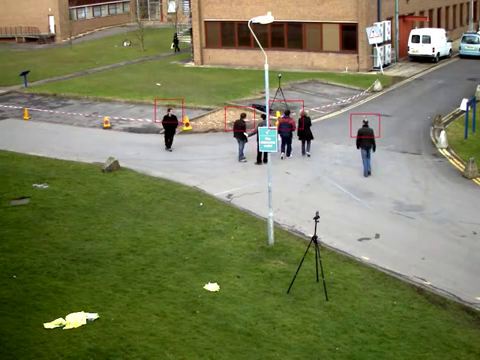
//> input picture frame 79 of Homework/Khachik/OpenCv/detect/traffic.avi, 480 x 360 px
$ ./main   (built with g++ and OpenCV 4)
//> lines starting //> are read from the running program, lines starting //| are printed output that depends on the picture
#include "opencv2/highgui.hpp"
#include "opencv2/imgproc.hpp"
#include "opencv2/objdetect/objdetect.hpp"
#include "opencv2/video/tracking.hpp"
#include <vector>
#include <stdio.h>
#include <iostream>
#include <time.h>
#include <ctime>

using namespace cv;
using namespace std;

int main(int argc, const char** argv)
{
    VideoCapture cap("traffic.avi");
    // prepare video output
    VideoWriter outputVideo;
    outputVideo.open("video4.wmv", CV_FOURCC('W', 'M', 'V', '2'), cap.get(CV_CAP_PROP_FPS), Size(640, 480), true);
    // prepare cascadeClassifier
    CascadeClassifier detectorBody;
    CascadeClassifier detectorUpper;
    // !! Put your cascade or opencv cascede into project folder !!
    string cascadeName1 = "cascadG.xml";
    string cascadeName2 = "cascadG.xml";
    // Load cascade into CascadeClassifier
    bool loaded1 = detectorBody.load(cascadeName1);
    bool loaded3 = detectorUpper.load(cascadeName2);
    // Basic video input loop
    for (;;)
    {
        bool Is = cap.grab();
//> Is = true
        if (Is == false) {

            cout << "Video Capture Fail" << endl;
            break;
        }
        else {
            // Just for measure time
            const clock_t begin_time = clock();
            // Store results in these 2 vectors
            vector<Rect> human;
            vector<Rect> upperBody;
            // prepare 2 Mat container
            Mat img;
            Mat original;
            // capture frame from video file
            cap.retrieve(img, CV_CAP_OPENNI_BGR_IMAGE);
            // Resize image if you want with same size as your VideoWriter
            resize(img, img, Size(640, 480));
            // Store original colored image
            img.copyTo(original);
            // color to gray image
            cvtColor(img, img, CV_BGR2GRAY);
            // detect people, more remarks in performace section
            detectorBody.detectMultiScale(img, human, 1.1, 2, 0 | 1, Size(40,70), Size(80, 300));
            detectorUpper.detectMultiScale(img, upperBody, 1.1, 2, 0 | 1, Size(40, 70), Size(80, 300));
            // Draw results from detectorBody into original colored image
            if (human.size() > 0) {
                for (int gg = 0; gg < human.size(); gg++) {

                    rectangle(original, human[gg].tl(), human[gg].br(), Scalar(255,0,0), 2, 8, 0);

                }
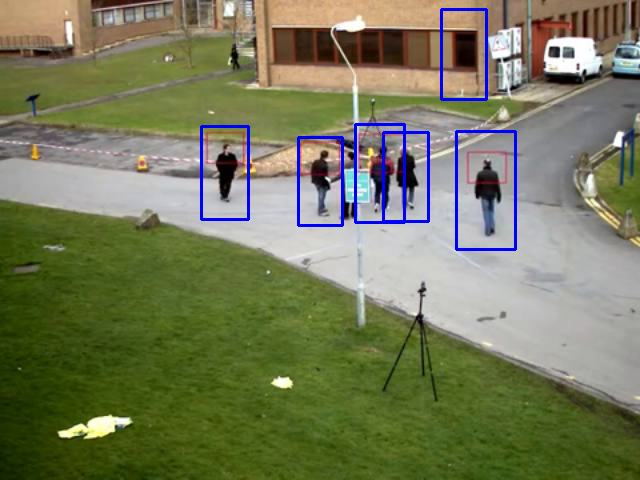
//> original: 480 rows x 640 cols, CV_8UC3; mean B, G, R 91.2, 122.5, 118.4
            }
            // Draw results from detectorUpper into original colored image
            if (upperBody.size() > 0) {
                for (int gg = 0; gg < upperBody.size(); gg++) {

                    rectangle(original, upperBody[gg].tl(), upperBody[gg].br(),  Scalar(255,0,0), 2, 8, 0);

                }
            }
            // measure time as current - begin_time
            clock_t diff = clock() - begin_time;
            // convert time into string
            char buffer[126];
            sprintf(buffer, "%d",diff);
            // display TIME ms on original image
            putText(original, buffer, Point(100, 20), 1, 2, Scalar(255, 255, 255), 2, 8, 0);
            putText(original, "ms" , Point(150, 20), 1, 2, Scalar(255, 255, 255), 2, 8, 0);
            // draw results
            namedWindow("prew", WINDOW_AUTOSIZE);
            imshow("prew", original);
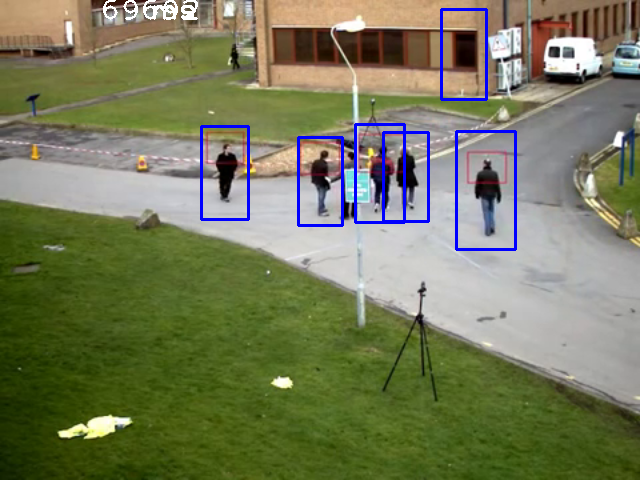
//> window 'prew': 480 rows x 640 cols, CV_8UC3; mean B, G, R 91.7, 122.9, 118.8
            // make video output
            outputVideo << original;

            int key1 = waitKey(20);
//> the Esc key is pressed

        }
    }
}

$ run again, starting later in the video
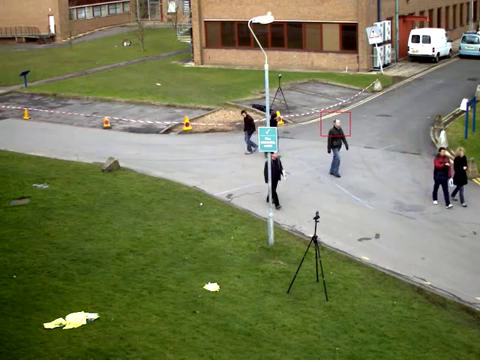
//> input picture frame 357 of Homework/Khachik/OpenCv/detect/traffic.avi, 480 x 360 px
//> Is = true
//> after the loop `for (int gg = 0; gg < human.size(); gg++)`:
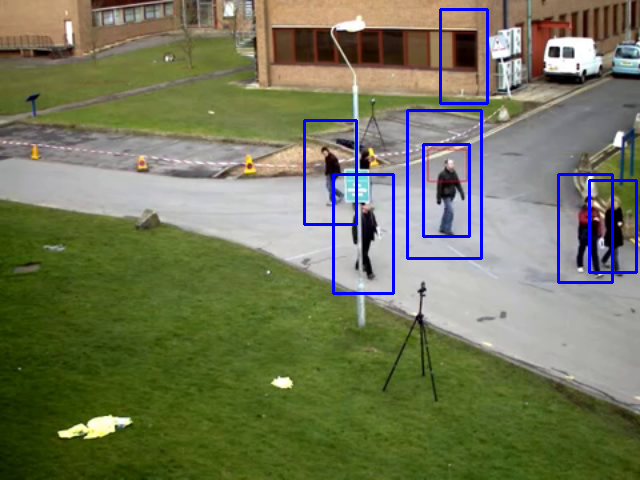
//> original: 480 rows x 640 cols, CV_8UC3; mean B, G, R 90.1, 119.4, 115.2
//> `imshow("prew", original);`:
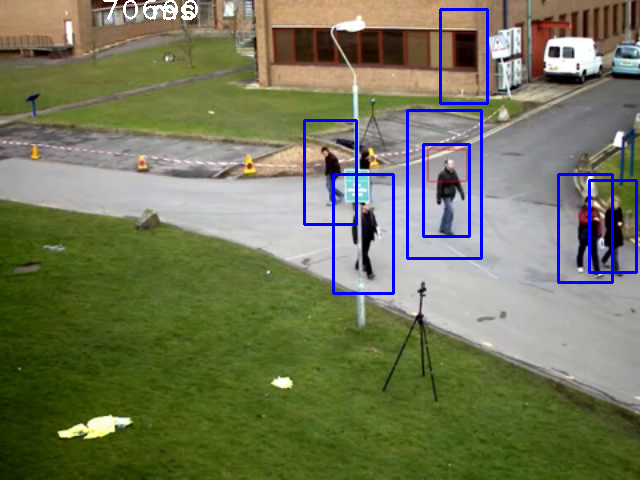
//> window 'prew': 480 rows x 640 cols, CV_8UC3; mean B, G, R 90.6, 119.8, 115.5

$ run again, starting later in the video
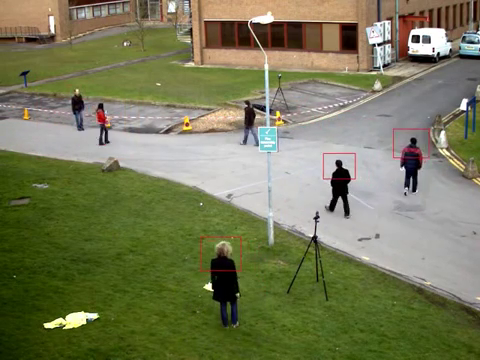
//> input picture frame 636 of Homework/Khachik/OpenCv/detect/traffic.avi, 480 x 360 px
//> Is = true
//> after the loop `for (int gg = 0; gg < human.size(); gg++)`:
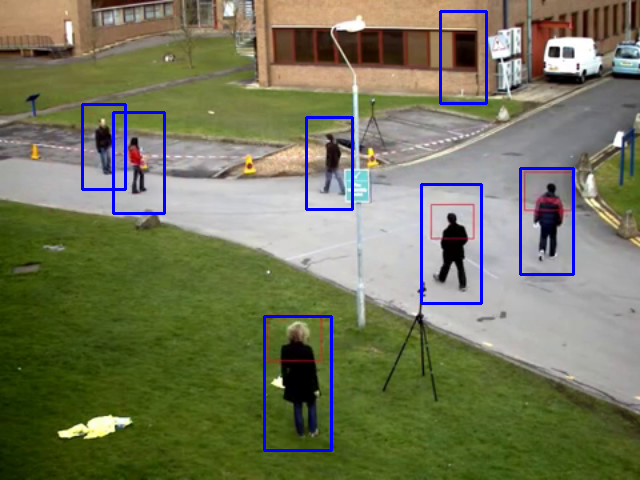
//> original: 480 rows x 640 cols, CV_8UC3; mean B, G, R 90.8, 119, 116.2
//> `imshow("prew", original);`:
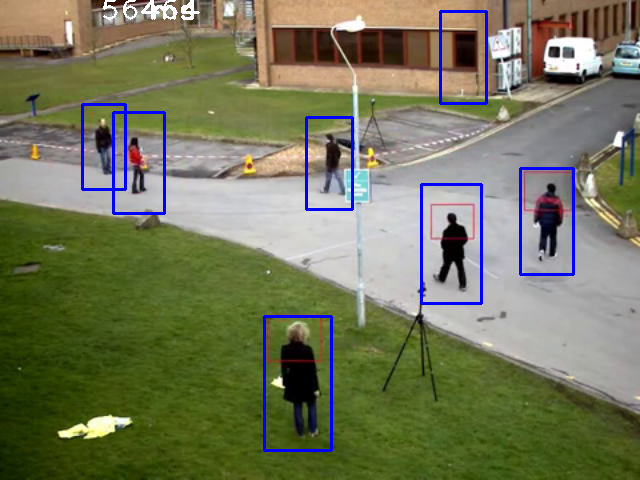
//> window 'prew': 480 rows x 640 cols, CV_8UC3; mean B, G, R 91.2, 119.4, 116.6
